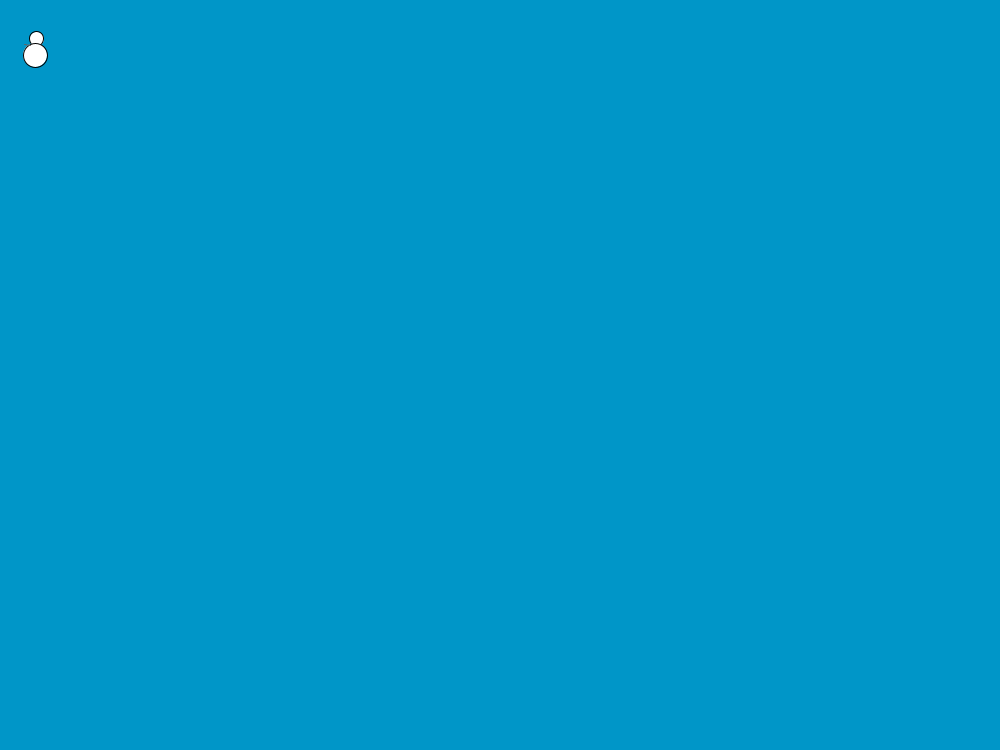
Frame 1 (no input)
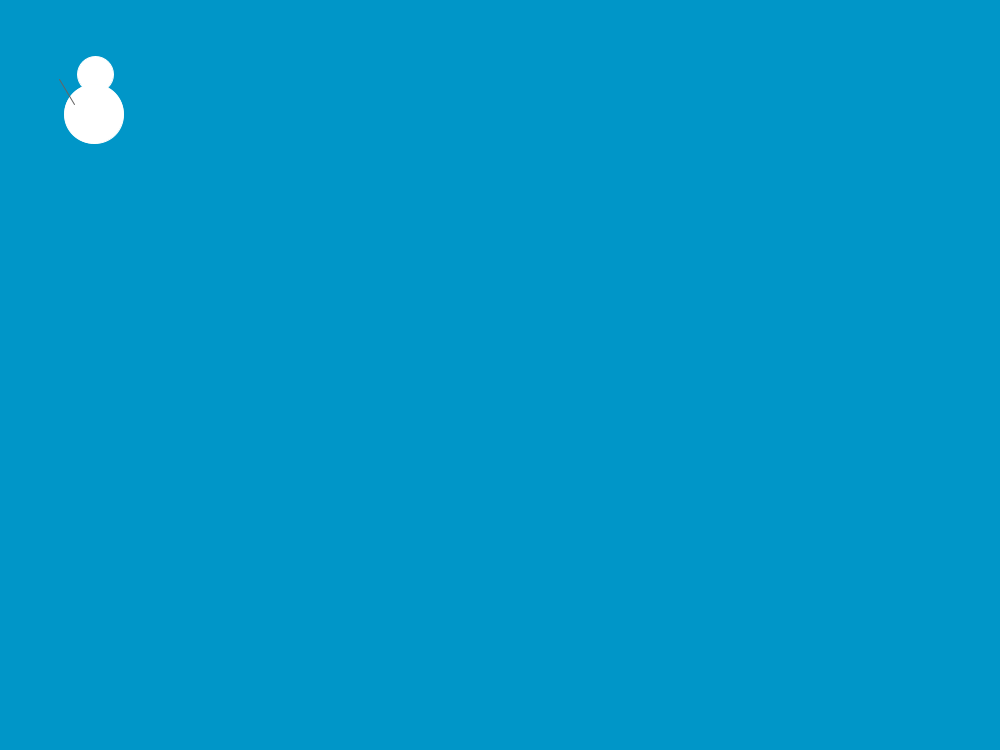
Frame 60 (the mouse pressed at the canvas centre just before this capture)
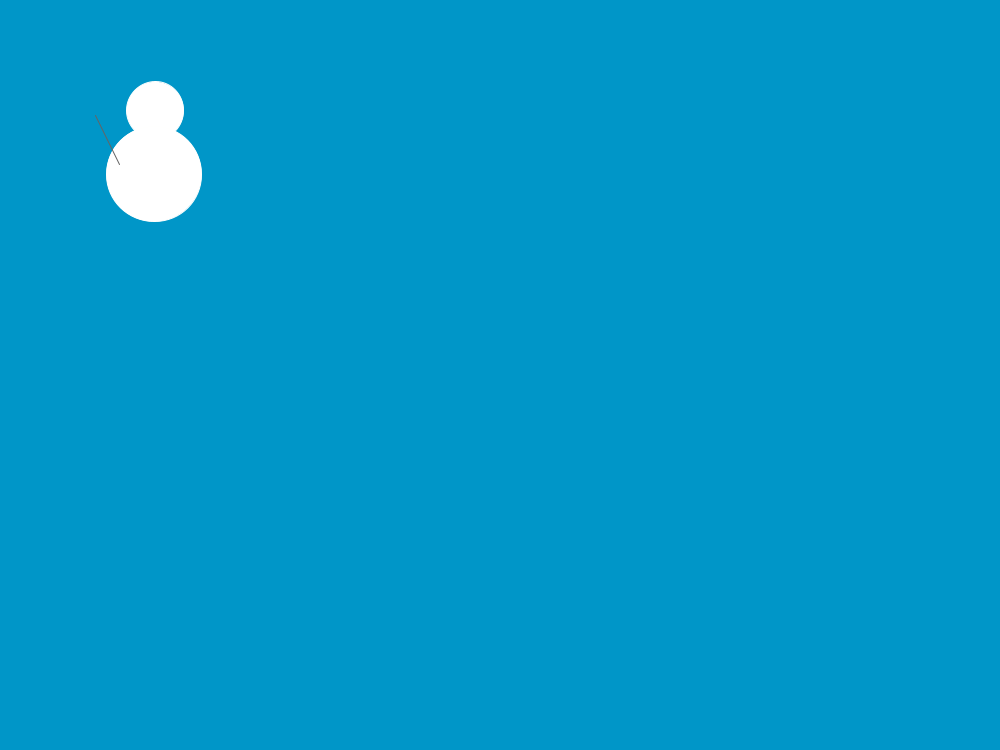
Frame 120 (the mouse held since frame 60 and released just before this capture)

The Processing sketch that drew these frames (run headless with seeded random() and noise(); from frame 60 on, the mouse is pressed at the canvas centre):

// Processing sketch: sketch_200817a
// ── sketch_200817a.pde
float x = 40;
float y = 40;
float z = 40*0.6;
float w = 40*0.6;



void setup(){
 size(1000, 750);
 
  
  
}
void draw(){
  background(0, 150, 200);
  ellipse(z*1.658-3, w+15, z*0.6, w*0.6); 
  ellipse(x-5, y+15, x*0.6, y*0.6);
  stroke(100, 100, 100);
  
  line(x*0.75, y+5, x*0.6, y*0.6+20);
  x = x + 1;
  y = y + 1;
  z = z + 1*0.6;
  w = w + 1*0.6;
  stroke(255, 255, 254);
 
 

 
  
  
  
  
  
  
  
  
  
  
  
  
  
  
  
  
  
}
